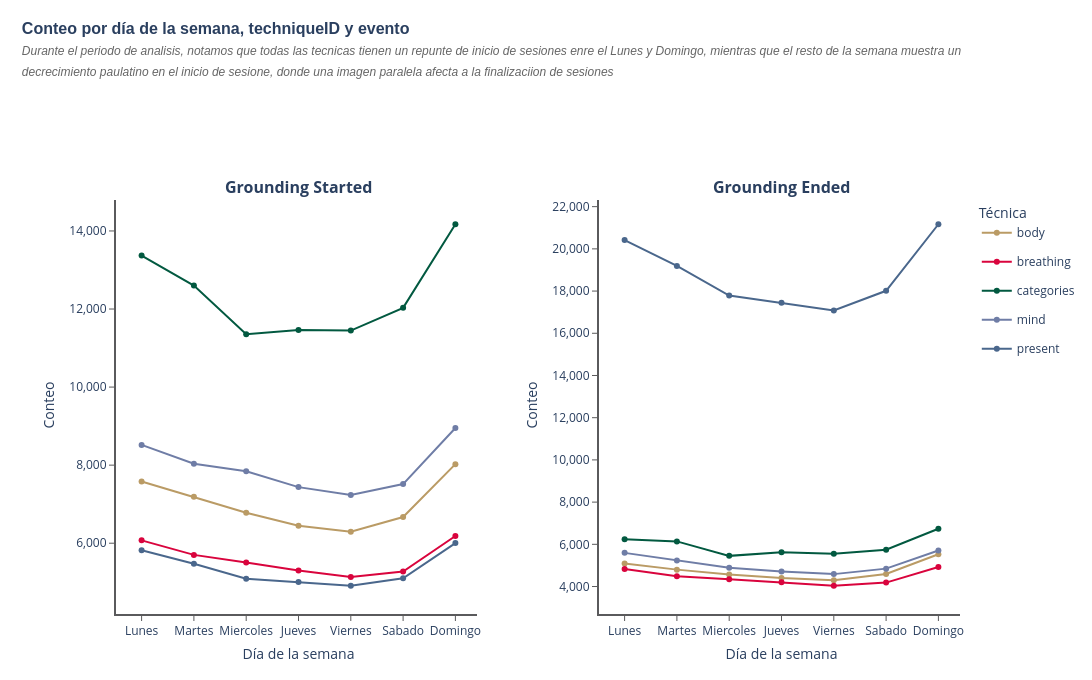

Here is the notebook cell this chart was saved with:
### Code cell
#? 10. Visualizacion con Plotly de la agrupacion por dia de la semana y techniqueID
agrupacion_dia_semana_tech_plot = agrupacion_dia_semana_tech.melt(
    id_vars=['dia_semana_num', 'dia_semana', 'techniqueID'],
    value_vars=['Grounding Started', 'Grounding Ended'],
    var_name='event', value_name='conteo'
)

events = ['Grounding Started', 'Grounding Ended']
fig = make_subplots(
    rows=1, cols=2,
    subplot_titles=[f'<b>{e}</b>' for e in events],
    horizontal_spacing=0.15
)

techniques = agrupacion_dia_semana_tech_plot['techniqueID'].unique()
shown_legends = set()

for col_idx, event in enumerate(events, start=1):
    event_data = agrupacion_dia_semana_tech_plot[agrupacion_dia_semana_tech_plot['event'] == event]
    for tech in techniques:
        tech_data = event_data[event_data['techniqueID'] == tech].set_index('dia_semana').reindex(orden_dias).reset_index()
        show_legend = tech not in shown_legends
        shown_legends.add(tech)
        fig.add_trace(
            go.Scatter(
                x=tech_data['dia_semana'],
                y=tech_data['conteo'],
                mode='lines+markers',
                name=tech,
                legendgroup=tech,
                showlegend=show_legend,
                line=dict(color=TECHNIQUE_COLORS.get(tech)),
            ),
            row=1, col=col_idx
        )

apply_dashboard_theme(
    fig,
    'Conteo por día de la semana, techniqueID y evento',
    'Durante el periodo de analisis, notamos que todas las tecnicas tienen un repunte de inicio de sesiones enre el Lunes y Domingo, mientras que el resto de la semana muestra un<br>'
    'decrecimiento paulatino en el inicio de sesione, donde una imagen paralela afecta a la finalizaciion de sesiones',
    height=680,
)
fig.update_layout(legend_title='Técnica', hovermode='closest')
fig.update_xaxes(title='Día de la semana', showgrid=False, showline=True, linecolor=COLOR_LINE, linewidth=2, ticks='outside', tickcolor=COLOR_LINE)
fig.update_yaxes(title='Conteo', showgrid=False, showline=True, linecolor=COLOR_LINE, linewidth=2, ticks='outside', tickcolor=COLOR_LINE, tickformat=',.0f')
fig.show()

### Figure 1 — Plotly figure (JSON) as saved in the notebook; plotly's stock layout.template omitted (floating-point values rounded to 4 significant figures)
{"data": [{"legendgroup": "body", "line": {"color": "#BA9B65"}, "mode": "lines+markers", "name": "body", "showlegend": true, "x": ["Lunes", "Martes", "Miercoles", "Jueves", "Viernes", "Sabado", "Domingo"], "y": [7580, 7188, 6781, 6450, 6294, 6671, 8025], "type": "scatter", "xaxis": "x", "yaxis": "y"}, {"legendgroup": "breathing", "line": {"color": "#D9043D"}, "mode": "lines+markers", "name": "breathing", "showlegend": true, "x": ["Lunes", "Martes", "Miercoles", "Jueves", "Viernes", "Sabado", "Domingo"], "y": [6073, 5701, 5506, 5302, 5133, 5273, 6185], "type": "scatter", "xaxis": "x", "yaxis": "y"}, {"legendgroup": "categories", "line": {"color": "#025940"}, "mode": "lines+markers", "name": "categories", "showlegend": true, "x": ["Lunes", "Martes", "Miercoles", "Jueves", "Viernes", "Sabado", "Domingo"], "y": [13370, 12601, 11353, 11460, 11447, 12030, 14172], "type": "scatter", "xaxis": "x", "yaxis": "y"}, {"legendgroup": "mind", "line": {"color": "#6F7DA6"}, "mode": "lines+markers", "name": "mind", "showlegend": true, "x": ["Lunes", "Martes", "Miercoles", "Jueves", "Viernes", "Sabado", "Domingo"], "y": [8518, 8035, 7845, 7437, 7238, 7515, 8951], "type": "scatter", "xaxis": "x", "yaxis": "y"}, {"legendgroup": "present", "line": {"color": "#4A678C"}, "mode": "lines+markers", "name": "present", "showlegend": true, "x": ["Lunes", "Martes", "Miercoles", "Jueves", "Viernes", "Sabado", "Domingo"], "y": [5818, 5475, 5089, 5006, 4910, 5101, 6003], "type": "scatter", "xaxis": "x", "yaxis": "y"}, {"legendgroup": "body", "line": {"color": "#BA9B65"}, "mode": "lines+markers", "name": "body", "showlegend": false, "x": ["Lunes", "Martes", "Miercoles", "Jueves", "Viernes", "Sabado", "Domingo"], "y": [5096, 4801, 4573, 4403, 4301, 4592, 5527], "type": "scatter", "xaxis": "x2", "yaxis": "y2"}, {"legendgroup": "breathing", "line": {"color": "#D9043D"}, "mode": "lines+markers", "name": "breathing", "showlegend": false, "x": ["Lunes", "Martes", "Miercoles", "Jueves", "Viernes", "Sabado", "Domingo"], "y": [4830, 4493, 4341, 4203, 4037, 4186, 4929], "type": "scatter", "xaxis": "x2", "yaxis": "y2"}, {"legendgroup": "categories", "line": {"color": "#025940"}, "mode": "lines+markers", "name": "categories", "showlegend": false, "x": ["Lunes", "Martes", "Miercoles", "Jueves", "Viernes", "Sabado", "Domingo"], "y": [6239, 6138, 5453, 5630, 5555, 5746, 6736], "type": "scatter", "xaxis": "x2", "yaxis": "y2"}, {"legendgroup": "mind", "line": {"color": "#6F7DA6"}, "mode": "lines+markers", "name": "mind", "showlegend": false, "x": ["Lunes", "Martes", "Miercoles", "Jueves", "Viernes", "Sabado", "Domingo"], "y": [5595, 5235, 4890, 4715, 4588, 4848, 5709], "type": "scatter", "xaxis": "x2", "yaxis": "y2"}, {"legendgroup": "present", "line": {"color": "#4A678C"}, "mode": "lines+markers", "name": "present", "showlegend": false, "x": ["Lunes", "Martes", "Miercoles", "Jueves", "Viernes", "Sabado", "Domingo"], "y": [20414, 19191, 17786, 17446, 17082, 18013, 21166], "type": "scatter", "xaxis": "x2", "yaxis": "y2"}], "layout": {"xaxis": {"anchor": "y", "domain": [0.0, 0.425], "title": {"text": "Día de la semana"}, "showgrid": false, "showline": true, "linecolor": "#5A5A5C", "linewidth": 2, "ticks": "outside", "tickcolor": "#5A5A5C"}, "yaxis": {"anchor": "x", "domain": [0.0, 1.0], "title": {"text": "Conteo"}, "showgrid": false, "showline": true, "linecolor": "#5A5A5C", "linewidth": 2, "ticks": "outside", "tickcolor": "#5A5A5C", "tickformat": ",.0f"}, "xaxis2": {"anchor": "y2", "domain": [0.575, 1.0], "title": {"text": "Día de la semana"}, "showgrid": false, "showline": true, "linecolor": "#5A5A5C", "linewidth": 2, "ticks": "outside", "tickcolor": "#5A5A5C"}, "yaxis2": {"anchor": "x2", "domain": [0.0, 1.0], "title": {"text": "Conteo"}, "showgrid": false, "showline": true, "linecolor": "#5A5A5C", "linewidth": 2, "ticks": "outside", "tickcolor": "#5A5A5C", "tickformat": ",.0f"}, "annotations": [{"font": {"size": 16}, "showarrow": false, "text": "<b>Grounding Started</b>", "x": 0.2125, "xanchor": "center", "xref": "paper", "y": 1.0, "yanchor": "bottom", "yref": "paper"}, {"font": {"size": 16}, "showarrow": false, "text": "<b>Grounding Ended</b>", "x": 0.7875, "xanchor": "center", "xref": "paper", "y": 1.0, "yanchor": "bottom", "yref": "paper"}], "title": {"font": {"size": 16, "family": "Arial"}, "text": "<b>Conteo por día de la semana, techniqueID y evento</b><br><i><span style='font-size:12px;font-weight:200;color:#666'>Durante el periodo de analisis, notamos que todas las tecnicas tienen un repunte de inicio de sesiones enre el Lunes y Domingo, mientras que el resto de la semana muestra un<br>decrecimiento paulatino en el inicio de sesione, donde una imagen paralela afecta a la finalizaciion de sesiones</span></i>", "x": 0.02, "xanchor": "left", "y": 0.95}, "margin": {"l": 120, "r": 120, "b": 70, "t": 200, "pad": 4}, "autosize": false, "width": 1200, "height": 680, "paper_bgcolor": "rgba(0,0,0,0)", "plot_bgcolor": "rgba(0,0,0,0)", "legend": {"title": {"text": "Técnica"}}, "hovermode": "closest"}}
